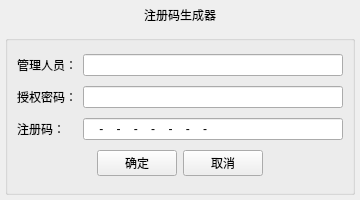
<?xml version="1.0" encoding="UTF-8"?>
<ui version="4.0">
 <class>SoftRegDialog</class>
 <widget class="QDialog" name="SoftRegDialog">
  <property name="geometry">
   <rect>
    <x>0</x>
    <y>0</y>
    <width>360</width>
    <height>200</height>
   </rect>
  </property>
  <property name="minimumSize">
   <size>
    <width>360</width>
    <height>200</height>
   </size>
  </property>
  <property name="maximumSize">
   <size>
    <width>360</width>
    <height>200</height>
   </size>
  </property>
  <property name="windowTitle">
   <string>注册码生成器</string>
  </property>
  <layout class="QVBoxLayout" name="verticalLayout_2">
   <property name="spacing">
    <number>0</number>
   </property>
   <property name="leftMargin">
    <number>0</number>
   </property>
   <property name="topMargin">
    <number>0</number>
   </property>
   <property name="rightMargin">
    <number>0</number>
   </property>
   <property name="bottomMargin">
    <number>0</number>
   </property>
   <item>
    <layout class="QHBoxLayout" name="horizontalLayout_2">
     <property name="spacing">
      <number>0</number>
     </property>
     <item>
      <widget class="QWidget" name="widget_title" native="true">
       <property name="minimumSize">
        <size>
         <width>0</width>
         <height>30</height>
        </size>
       </property>
       <property name="maximumSize">
        <size>
         <width>16777215</width>
         <height>30</height>
        </size>
       </property>
       <layout class="QHBoxLayout" name="horizontalLayout_3">
        <property name="spacing">
         <number>0</number>
        </property>
        <property name="leftMargin">
         <number>0</number>
        </property>
        <property name="topMargin">
         <number>0</number>
        </property>
        <property name="rightMargin">
         <number>0</number>
        </property>
        <property name="bottomMargin">
         <number>0</number>
        </property>
        <item>
         <widget class="QLabel" name="lab_Ico">
          <property name="minimumSize">
           <size>
            <width>30</width>
            <height>30</height>
           </size>
          </property>
          <property name="maximumSize">
           <size>
            <width>30</width>
            <height>30</height>
           </size>
          </property>
          <property name="text">
           <string/>
          </property>
          <property name="pixmap">
           <pixmap resource="resource.qrc">:/image/myappico.ico</pixmap>
          </property>
          <property name="scaledContents">
           <bool>true</bool>
          </property>
          <property name="alignment">
           <set>Qt::AlignCenter</set>
          </property>
         </widget>
        </item>
        <item>
         <widget class="QLabel" name="lab_Title">
          <property name="minimumSize">
           <size>
            <width>0</width>
            <height>30</height>
           </size>
          </property>
          <property name="maximumSize">
           <size>
            <width>16777215</width>
            <height>30</height>
           </size>
          </property>
          <property name="text">
           <string>注册码生成器</string>
          </property>
          <property name="alignment">
           <set>Qt::AlignCenter</set>
          </property>
         </widget>
        </item>
        <item>
         <widget class="QWidget" name="widget_menu" native="true">
          <property name="minimumSize">
           <size>
            <width>30</width>
            <height>30</height>
           </size>
          </property>
          <property name="maximumSize">
           <size>
            <width>30</width>
            <height>30</height>
           </size>
          </property>
          <layout class="QHBoxLayout" name="horizontalLayout">
           <property name="spacing">
            <number>0</number>
           </property>
           <property name="leftMargin">
            <number>0</number>
           </property>
           <property name="topMargin">
            <number>0</number>
           </property>
           <property name="rightMargin">
            <number>0</number>
           </property>
           <property name="bottomMargin">
            <number>0</number>
           </property>
           <item>
            <widget class="QPushButton" name="btnMenu_Close">
             <property name="minimumSize">
              <size>
               <width>30</width>
               <height>30</height>
              </size>
             </property>
             <property name="maximumSize">
              <size>
               <width>30</width>
               <height>30</height>
              </size>
             </property>
             <property name="toolTip">
              <string>关闭</string>
             </property>
             <property name="text">
              <string/>
             </property>
             <property name="autoDefault">
              <bool>true</bool>
             </property>
             <property name="flat">
              <bool>true</bool>
             </property>
            </widget>
           </item>
          </layout>
         </widget>
        </item>
       </layout>
      </widget>
     </item>
    </layout>
   </item>
   <item>
    <widget class="QWidget" name="widget_main" native="true">
     <property name="minimumSize">
      <size>
       <width>0</width>
       <height>160</height>
      </size>
     </property>
     <layout class="QHBoxLayout" name="horizontalLayout_8">
      <property name="spacing">
       <number>5</number>
      </property>
      <property name="leftMargin">
       <number>5</number>
      </property>
      <property name="topMargin">
       <number>5</number>
      </property>
      <property name="rightMargin">
       <number>5</number>
      </property>
      <property name="bottomMargin">
       <number>5</number>
      </property>
      <item>
       <widget class="QGroupBox" name="groupBox">
        <property name="minimumSize">
         <size>
          <width>0</width>
          <height>0</height>
         </size>
        </property>
        <property name="title">
         <string/>
        </property>
        <layout class="QVBoxLayout" name="verticalLayout">
         <item>
          <layout class="QHBoxLayout" name="horizontalLayout_7">
           <item>
            <widget class="QLabel" name="label_2">
             <property name="text">
              <string>管理人员：</string>
             </property>
            </widget>
           </item>
           <item>
            <widget class="QLineEdit" name="lineEdit_2"/>
           </item>
          </layout>
         </item>
         <item>
          <layout class="QHBoxLayout" name="horizontalLayout_6">
           <item>
            <widget class="QLabel" name="label_3">
             <property name="text">
              <string>授权密码：</string>
             </property>
            </widget>
           </item>
           <item>
            <widget class="QLineEdit" name="lineEdit_3">
             <property name="echoMode">
              <enum>QLineEdit::Password</enum>
             </property>
             <property name="readOnly">
              <bool>false</bool>
             </property>
            </widget>
           </item>
          </layout>
         </item>
         <item>
          <layout class="QHBoxLayout" name="horizontalLayout_4">
           <item>
            <widget class="QLabel" name="label">
             <property name="minimumSize">
              <size>
               <width>60</width>
               <height>0</height>
              </size>
             </property>
             <property name="text">
              <string>注册码：</string>
             </property>
            </widget>
           </item>
           <item>
            <widget class="QLineEdit" name="lineEdit">
             <property name="inputMask">
              <string>HHHH-HHHH-HHHH-HHHH-HHHH-HHHH-HHHH-HHHH</string>
             </property>
             <property name="readOnly">
              <bool>true</bool>
             </property>
            </widget>
           </item>
          </layout>
         </item>
         <item>
          <layout class="QHBoxLayout" name="horizontalLayout_5">
           <item>
            <spacer name="horizontalSpacer">
             <property name="orientation">
              <enum>Qt::Horizontal</enum>
             </property>
             <property name="sizeHint" stdset="0">
              <size>
               <width>40</width>
               <height>20</height>
              </size>
             </property>
            </spacer>
           </item>
           <item>
            <widget class="QPushButton" name="btnOk">
             <property name="minimumSize">
              <size>
               <width>75</width>
               <height>0</height>
              </size>
             </property>
             <property name="text">
              <string>确定</string>
             </property>
            </widget>
           </item>
           <item>
            <widget class="QPushButton" name="btnCancel">
             <property name="minimumSize">
              <size>
               <width>75</width>
               <height>0</height>
              </size>
             </property>
             <property name="text">
              <string>取消</string>
             </property>
            </widget>
           </item>
           <item>
            <spacer name="horizontalSpacer_2">
             <property name="orientation">
              <enum>Qt::Horizontal</enum>
             </property>
             <property name="sizeHint" stdset="0">
              <size>
               <width>40</width>
               <height>20</height>
              </size>
             </property>
            </spacer>
           </item>
          </layout>
         </item>
        </layout>
       </widget>
      </item>
     </layout>
    </widget>
   </item>
  </layout>
 </widget>
 <resources>
  <include location="resource.qrc"/>
 </resources>
 <connections/>
</ui>
